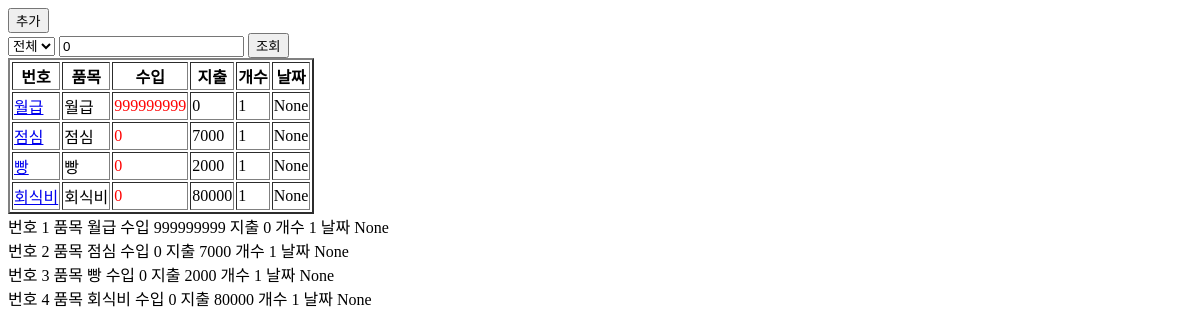
/myacc/, run on an earlier commit of the app's database.
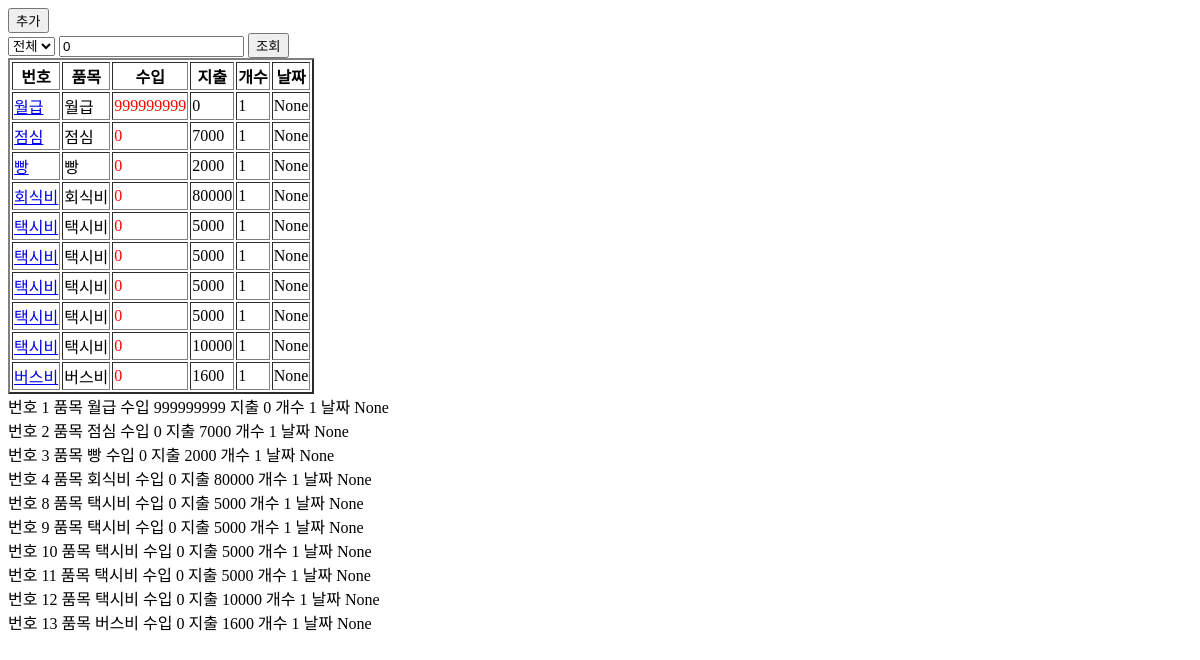
And on a later commit of the database.
### myacc/models.py (models this page shows)
class AccountBook(models.Model):
    item = models.CharField(max_length=100, blank=True)
    inc = models.IntegerField(default=0)
    outc = models.IntegerField(default=0)
    count = models.IntegerField(default=0)
    date = models.DateField()

### myacc/views.py (the view)
# urls.py: path('', views.index),
def index(request):
    datas = AccountBook.objects.all()
    acc_type = request.GET.get('type')
    amount = request.GET.get('amount', 0)
    if acc_type == 'in':
        datas = datas.filter(inc__gte=amount if amount else 0)
    elif acc_type == 'out':
        datas = datas.filter(outc__gte=amount if amount else 0)
    '''if acc_type == 'in':
        if amount:
            datas = datas.filter(inc__gte=amount)
        else:
            datas = datas.filter(inc__gte=0)
    elif acc_type == 'out':
        if amount:
            datas = datas.filter(outc__gte=amount)
        else:
            datas = datas.filter(outc__gte=0)'''
    context = {
        'datas': datas,
        'amount': amount,
        'type': acc_type,
    }
    return render(request, 'myacc/index.html', context)

### myacc/templates/myacc/index.html (shortened to what this page needs)
<!DOCTYPE html>
<html lang="en">
<head>
</head>
<body>
    <div>
        <button type="button" onclick="location.href='/myacc/insert/'">추가</button>
    </div>
    <form action="/myacc/" method="GET">
        <select name="type">
            <option value='all'>전체</option>
        </select>
        <input type="number" name="amount" value="{{ amount }}">
        <button type="submit">조회</button>
    </form>
    <table border='2'>
        <tr>
            <th>번호</th>
            <th>품목</th>
            <th>수입</th>
            <th>지출</th>
            <th>개수</th>
            <th>날짜</th>
        </tr>
        {% for row in datas %}
            <tr>
                <td><a href="/myacc/view/?id={{ row.id }}">{{ row.item }}</a></td>
                <td>{{ row.item }}</td>
                <td style="color:red">{{ row.inc }}</td>
                <td>{{ row.outc }}</td>
                <td>{{ row.count }}</td>
                <td>{{ row.date }}</td>
            </tr>
        {% endfor %}
    </table>
    {% for row in datas %}
    번호 {{ row.id }}
    품목 {{ row.item }}
    수입 {{ row.inc }}
    지출 {{ row.outc }}
    개수 {{ row.count }}
    날짜 {{ row.date }}
    <br>
    {% endfor %}
</body>
</html>

What changed in the data, as far as the page shows it:
added AccountBook: item "택시비", inc "0", outc "5000", count "1", date "None", id "8"
added AccountBook: item "택시비", inc "0", outc "5000", count "1", date "None", id "9"
added AccountBook: item "택시비", inc "0", outc "5000", count "1", date "None", id "10"
added AccountBook: item "택시비", inc "0", outc "5000", count "1", date "None", id "11"
added AccountBook: item "택시비", inc "0", outc "10000", count "1", date "None", id "12"
added AccountBook: item "버스비", inc "0", outc "1600", count "1", date "None", id "13"
